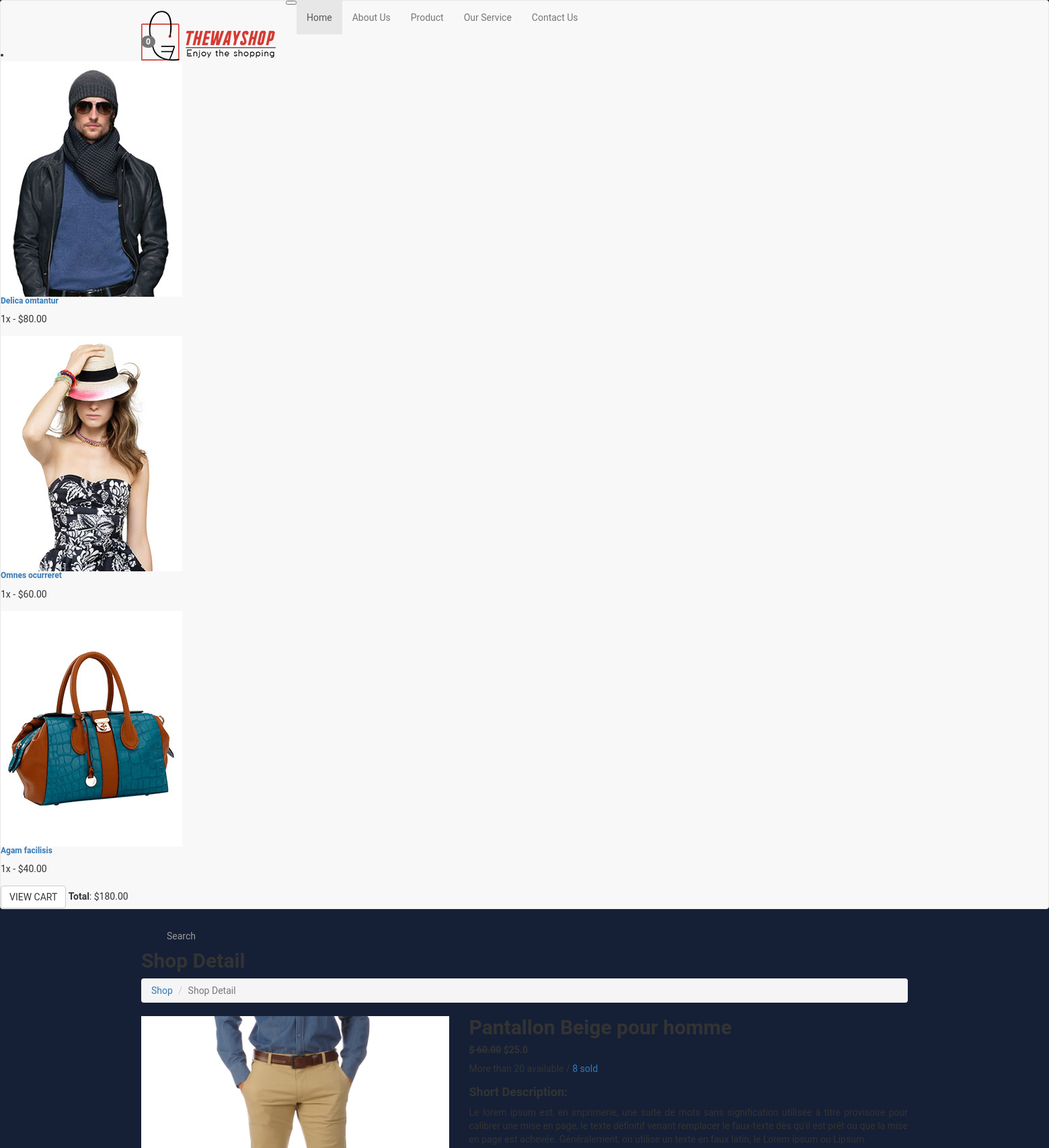
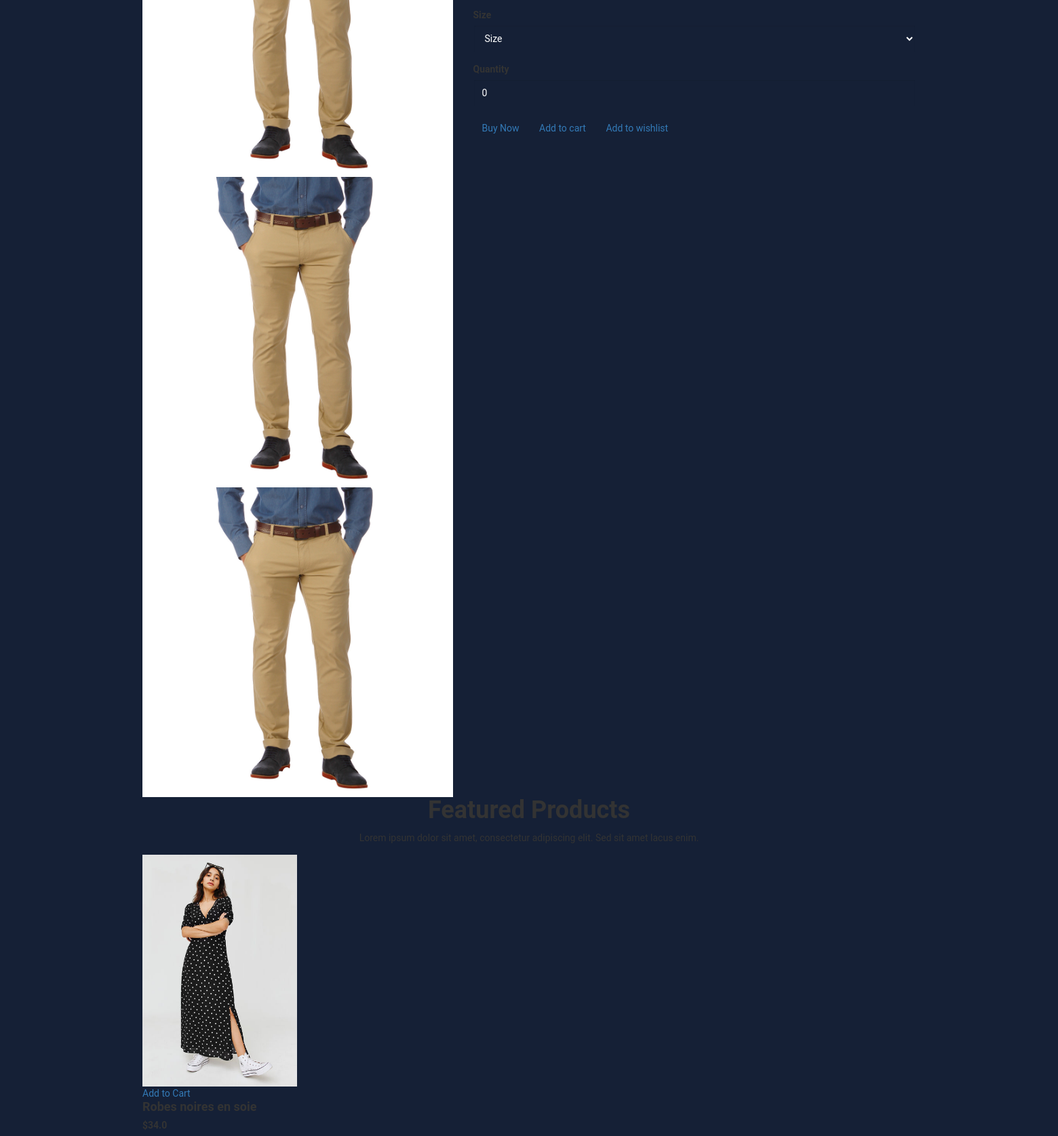
Screenshot of /shop/fashion-modes/categories/Pantalon/pantallon-beige-pour-homme/ (upper part) with the database file from the repository (2 pictures, top to bottom).
### admin_shop/models/product.py (models this page shows, shortened)
class Product(models.Model):
    Taille = [
        ("L", "L"),
        ("XL", "XL"),
        ("XXL", "XXL"),
    ]
    label = models.CharField(max_length=250)
    slug = models.SlugField()
    prices = models.FloatField(default=0.0)
    description = models.TextField(max_length=1000, blank=True)
    size = models.CharField(max_length=50, null=False, blank=False, choices=Taille, default="L")
    quantity = models.PositiveIntegerField(default=0)
    date_add = models.DateTimeField(auto_now=True)
    update_on = models.DateTimeField(auto_now=True)
    marque = models.ForeignKey(Marque, on_delete=models.CASCADE)
    category = models.ForeignKey(Category, on_delete=models.CASCADE)
    image1 = models.ImageField(upload_to='product_img')
    image2 = models.ImageField(blank=True, upload_to='product_img')
    image3 = models.ImageField(blank=True, upload_to='product_img')
    class Meta:
        unique_together = ("label",)
        ordering = ('-date_add',)
    def get_absolut_url(self):
        return reverse('shop:product_detail', kwargs={'slug': self.slug, 'cat_slug': self.category})

### shop/views/product/product_detail_view.py (the view)
class ProductDetailView(DetailView):
    model = Product
    template_name = 'shop/product/shop-detail.html'
    def get_context_data(self, **kwargs):
        context = super().get_context_data(**kwargs)
        context['product'] = self.object
        context['lastestProducts'] = Product.objects.all().order_by('-date_add')
        return context

### admin_shop/models/category.py (called while the page is built)
    def __str__(self):
        return self.label_category

### shop/templates/shop/product/shop-detail.html (shortened to what this page needs)
{% extends '../base.html' %}
{% load static %}
{% block content %}
    <div class="all-title-box">
        <div class="container">
            <div class="row">
                <div class="col-lg-12">
                    <h2>Shop Detail</h2>
                    <ul class="breadcrumb">
                        <li class="breadcrumb-item"><a href="#">Shop</a></li>
                        <li class="breadcrumb-item active">Shop Detail </li>
                    </ul>
                </div>
            </div>
        </div>
    </div>
    <div class="shop-detail-box-main">
        <div class="container">
            <div class="row">
                <div class="col-xl-5 col-lg-5 col-md-6">
                    <div id="carousel-example-1" class="single-product-slider carousel slide" data-ride="carousel">
                        <div class="carousel-inner" role="listbox">
                            <div class="carousel-item active"> <img class="d-block w-100" src={{ product.image1.url }} alt="First slide"> </div>
                            <div class="carousel-item"> <img class="d-block w-100" src={{ product.image1.url }} alt="Second slide"> </div>
                            <div class="carousel-item"> <img class="d-block w-100" src={{ product.image1.url }} alt="Third slide"> </div>
                        </div>
                        <ol class="carousel-indicators">
                            <li data-target="#carousel-example-1" data-slide-to="0" class="active">
                            </li>
                            <li data-target="#carousel-example-1" data-slide-to="1">
                            </li>
                            <li data-target="#carousel-example-1" data-slide-to="2">
                            </li>
                        </ol>
                    </div>
                </div>
                <div class="col-xl-7 col-lg-7 col-md-6">
                    <div class="single-product-details">
                        <h2>{{ product.label }}</h2>
                        <h5> <del>$ 60.00</del> ${{ product.prices }}</h5>
                        <p class="available-stock"><span> More than 20 available / <a href="#">8 sold </a></span>
                            <p>
                        <h4>Short Description:</h4>
                        <p class="text-justify">
                            {{ product.description }}
                        </p>
                        <ul>
                            <li>
                                <div class="form-group quantity-box">
                                    <label class="size-label">Size</label>
                                    <select id="basic" class="form-control">
                                        <option value="0">Size</option>
                                    </select>
                                </div>
                            </li>
                            <li>
                                <div class="form-group quantity-box">
                                    <label class="control-label">Quantity</label>
                                    <input class="form-control" value="0" min="0" max="20" type="number">
                                </div>
                            </li>
                        </ul>
                        <div class="price-box-bar">
                            <div class="cart-and-bay-btn">
                                <a class="btn hvr-hover" data-fancybox-close="" href="#">Buy Now</a>
                                <a class="btn hvr-hover" data-fancybox-close="" href="#">Add to cart</a>
                                <a class="btn hvr-hover" href="#"> Add to wishlist</a>
                            </div>
                        </div>
                    </div>
                </div>
            </div>
            <div class="row my-5">
                <div class="col-lg-12">
                    <div class="title-all text-center">
                        <h1>Featured Products</h1>
                        <p>Lorem ipsum dolor sit amet, consectetur adipiscing elit. Sed sit amet lacus enim.</p>
                    </div>
                    <div class="featured-products-box owl-carousel owl-theme">
                        {% for p in lastestProducts %}
                            <div class="item">
                                <div class="products-single fix">
                                    <div class="box-img-hover">
                                        <img src={{ p.image1.url }} class="img-fluid" alt="Image">
                                        <div class="mask-icon">
                                            <a class="cart" href="#">Add to Cart</a>
                                        </div>
                                    </div>
                                    <div class="why-text">
                                        <h4>{{ p.label }}</h4>
                                        <h5> ${{ p.prices }}</h5>
                                    </div>
                                </div>
                            </div>
                        {% endfor %}
                    </div>
                </div>
            </div>
        </div>
    </div>
{% endblock %}

### rows the page displays
Product: image1 (picture), label "Pantallon Beige pour homme", prices "25.0", description "Le lorem ipsum est, en imprimerie, une suite de mots sans signification utilisée à titre provisoire pour calibrer une mise en page, le texte définitif venant remplacer le faux-texte dès qu'il est prêt ou que la mise en page est achevée. Généralement, on utilise un texte en faux latin, le Lorem ipsum ou Lipsum."
Product: image1 (picture), label "Robes noires en soie", prices "34.0"
